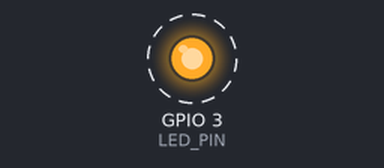
Simulated run of this program. Board: Raspberry Pi (BCM pin numbers). Parts: output pins drawn as LEDs (lit = HIGH). Dashed ring = blinking.

Above: at 0.5 s.
Timing chart, 0 to 4.6 s (numbered marks = the images above):
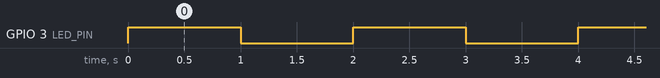

The program:

test.py
```python
import RPi.GPIO as GPIO
import pigpio
import time
LED_PIN = 3
pi=pigpio.pi()
GPIO.setmode(GPIO.BCM)
GPIO.setup(LED_PIN, GPIO.OUT)
while True:
    GPIO.output(LED_PIN, GPIO.HIGH)
    time.sleep(1)
    GPIO.output(LED_PIN, GPIO.LOW)
    time.sleep(1)
```

Measured:
- by itself, GPIO 3 (LED_PIN): alternates HIGH for 1.0 s and LOW for 1.0 s
